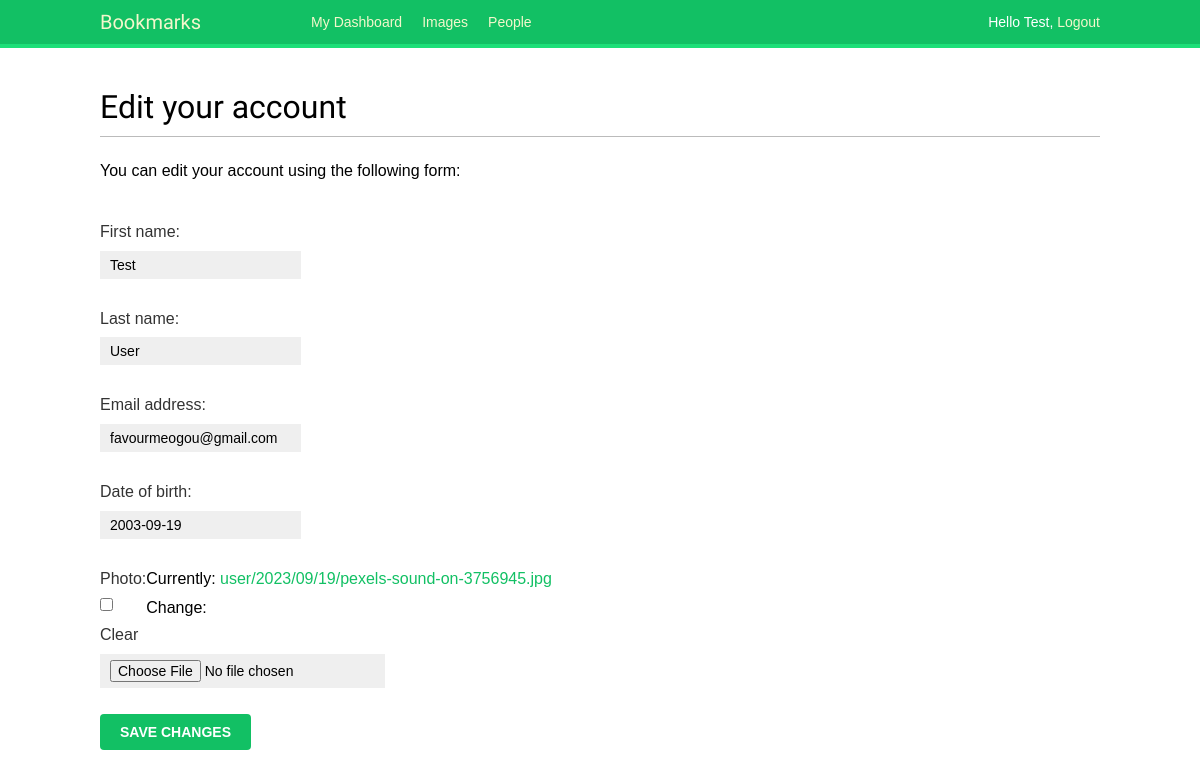
/account/edit/ (signed in), run on an earlier commit of the app's database.
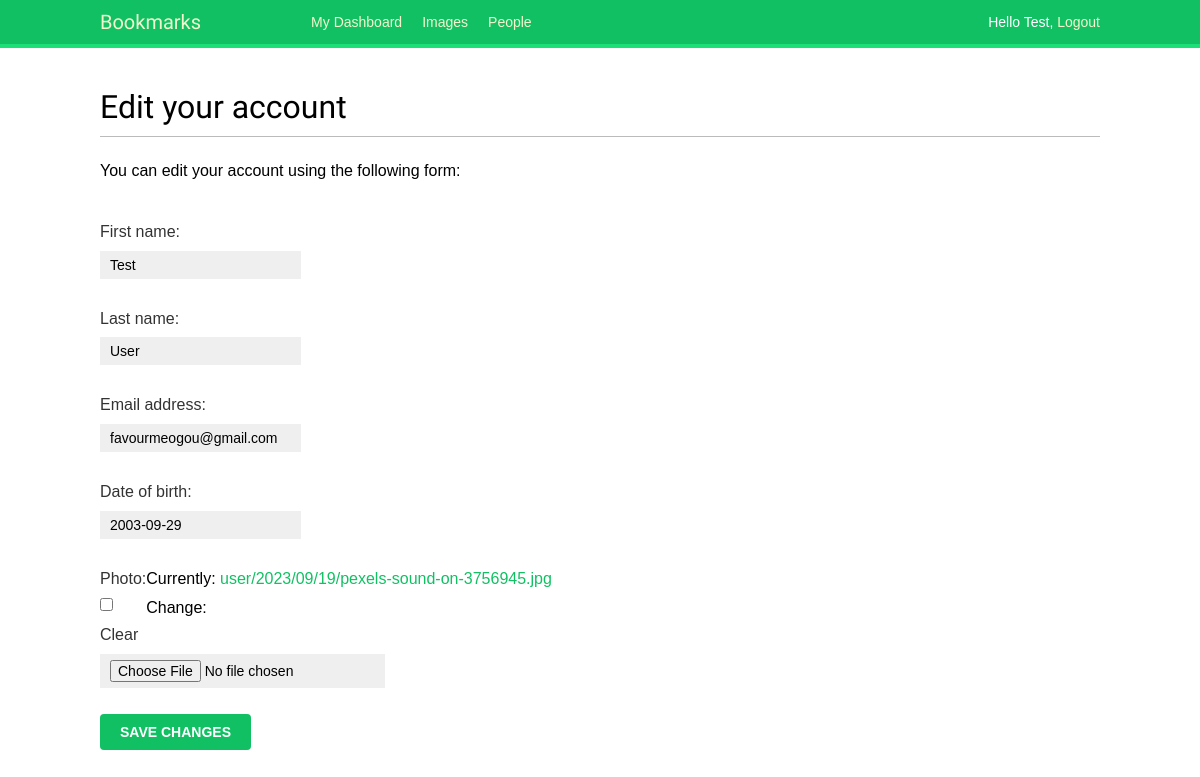
And on a later commit of the database.
### account/models.py (models this page shows, shortened)
class Profile(models.Model):
    user= models.OneToOneField(settings.AUTH_USER_MODEL,
                               on_delete=models.CASCADE)
    date_of_birth= models.DateField(blank=True, null=True)
    photo= models.ImageField(upload_to='user/%Y/%m/%d/', blank=True)

### account/views.py (the view)
# urls.py: path('edit/', views.edit, name='edit')
@login_required
def edit(request):
    if request.method=='POST':
        user_form= UserEditForm(instance=request.user, data=request.POST)
        profile_form= ProfileEditForm(instance=request.user.profile, data= request.POST, files=request.FILES)
        if user_form.is_valid() and profile_form.is_valid():
            user_form.save()
            profile_form.save()
            messages.success(request, 'Profile updated '\
                             'successfully')
    else:
        user_form= UserEditForm(instance=request.user)
        profile_form= ProfileEditForm(instance=request.user.profile)
    return render(request, 'account/edit.html', {'user_form': user_form, 'profile_form': profile_form})

### account/forms.py (shortened to what this page needs)
class UserEditForm(forms.ModelForm):
    class Meta:
        model= User
        fields= ['first_name', 'last_name', 'email']

class ProfileEditForm(forms.ModelForm):
    class Meta:
        model= Profile
        fields= ['date_of_birth', 'photo']

### account/templates/account/edit.html (shortened to what this page needs)
{% extends "base.html" %}
{% block content %}
 <h1>Edit your account</h1>
 <p>You can edit your account using the following form:</p>
 <form method="post" enctype="multipart/form-data">
 {{ user_form.as_p }}
 {{ profile_form.as_p }}
 <p><input type="submit" value="Save changes"></p>
 </form>
{% endblock %}

### account/templates/base.html (shortened to what this page needs)
{% load static %}
<html lang="en">
<head>
    <link rel="stylesheet" href="{% static 'css/base.css' %}">
</head>
<body>
    <div id="header">
        <span class="logo">Bookmarks</span>
        {% if request.user.is_authenticated %}
            <ul class="menu">
                <li  {% if section == "dashboard" %} class="selected" {% endif %}>
                    <a href="{% url 'dashboard' %}">My Dashboard</a>
                </li>
                <li  {% if section == "images" %} class="selected" {% endif %}>
                    <a href="#">Images</a>
                </li>
                <li  {% if section == "people" %} class="selected" {% endif %}>
                    <a href="#">People</a>
                </li>
            </ul>
        {% endif %}
        <span class="user">
            {% if request.user.is_authenticated %}
                Hello {{ request.user.first_name|default:request.user.username }},
                <a href="{% url 'logout' %}">Logout</a>
            {% else %}
                <a href="{% url 'login' %}">Log-in</a>
            {% endif %}
        </span>
    </div>
    <div id="content">
        {% block content %}
        {% endblock %}
    </div>
</body>
</html>

### account/static/css/base.css (style rules this page uses)
body { margin: 0; padding: 0; font-family: helvetica, sans-serif; }
p { line-height: 1.8; }
a { color: #12c064; text-decoration: none; }
h1, h2, h3, h4, h5, h6 { font-family: "Muli", sans-serif; font-weight: normal; }
h1 { border-bottom: 1px solid #bbb; padding: 0 0 10px 0; margin: 10px 0 20px 0; }
#header { padding: 10px 100px; font-size: 14px; background: #12c064; color: #fff; border-bottom: 4px solid #1cdf78; overflow: auto; }
#header .logo { font-family: "Muli", sans-serif; float: left; color: #f3f7cc; font-size: 20px; margin-right: 10%; }
#header ul.menu { list-style: none; float: left; margin: 0; padding: 0; }
#header ul.menu li { float: left; padding: 4px 10px; }
#header a { color: #f3f7cc; }
#header .user { float: right; padding-top: 4px; }
#content { padding: 30px 100px; }
form { overflow: auto; }
form p { width: 100%; overflow: auto; }
label { float: left; clear: both; color: #333; margin-bottom: 4px; }
input, textarea { clear: both; float: left; margin: 0 0 10px; background: #efefef; border: 0; padding: 6px 10px; font-size: 14px; }
input[type="submit"], a.button { font-weight: bold; background: #12c064; color: #fff; padding: 10px 20px; font-size: 14px; text-transform: uppercase; border-radius: 4px; }

What changed in the data, as far as the page shows it:
changed Profile: date_of_birth "2003-09-19" → "2003-09-29"
